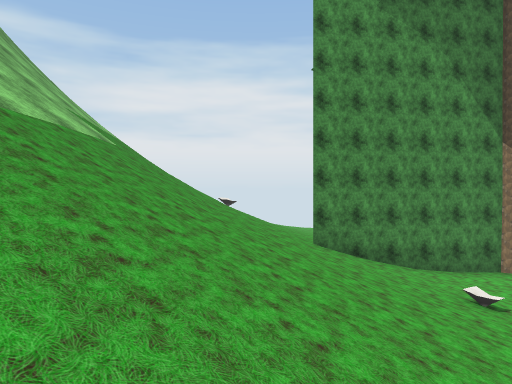
View 1 (above)

24 first-person views from a walk through a 3-D level made in the Unity game engine. The camera is 1.5 m above the floor, looks level and sees 70° across. The floor is counted in squares, 2 m on a side. Each view is taken from the middle of a square. On the plan, view 1 faces up. The plan holds only what a view shows up to about 11 squares ahead; the rest is blank. The place goes on beyond the plan. The player character is not drawn. Some animated figures are not drawn. Some surface patterns are stand-ins.

View 2
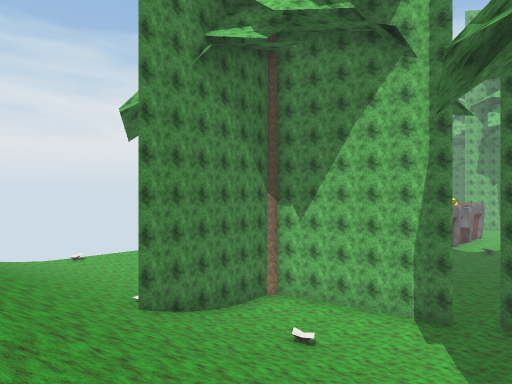

View 3
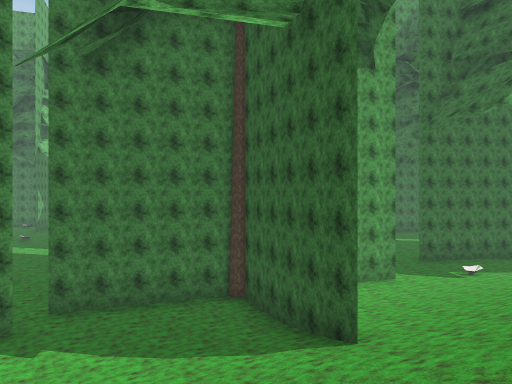

View 4
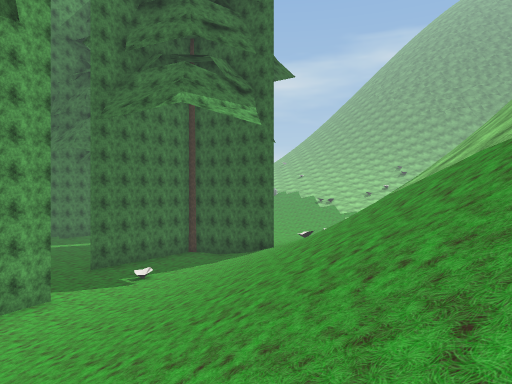

View 5
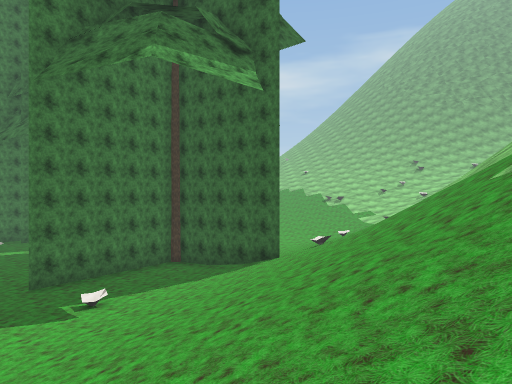

View 6
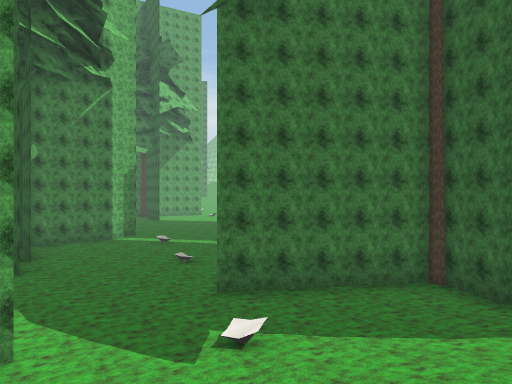

View 7
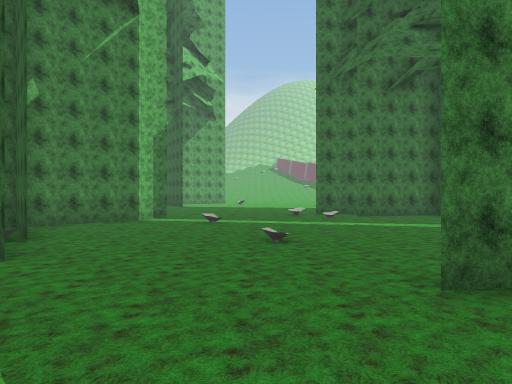

View 8
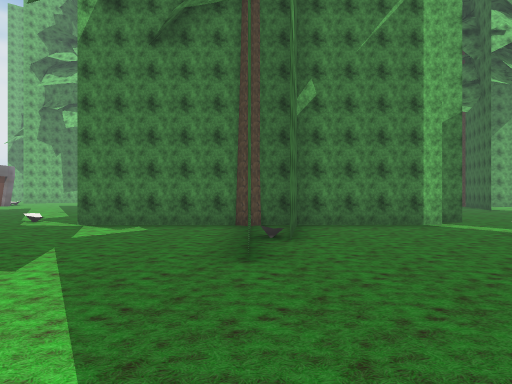

View 9
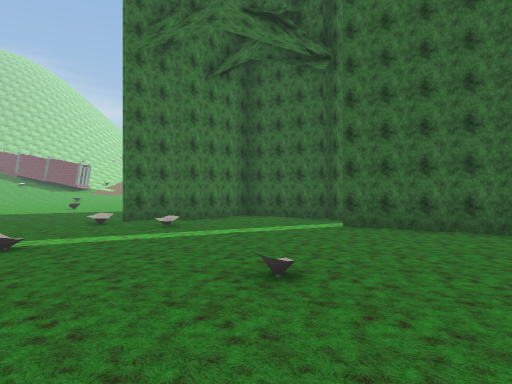

View 10
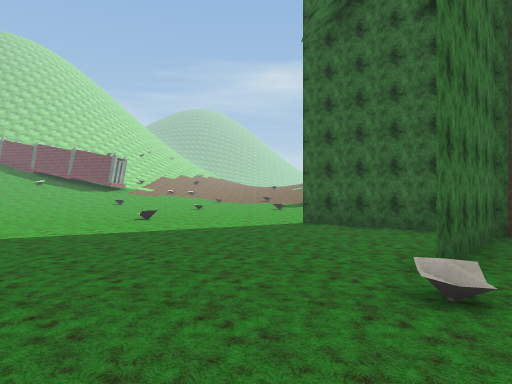

View 11
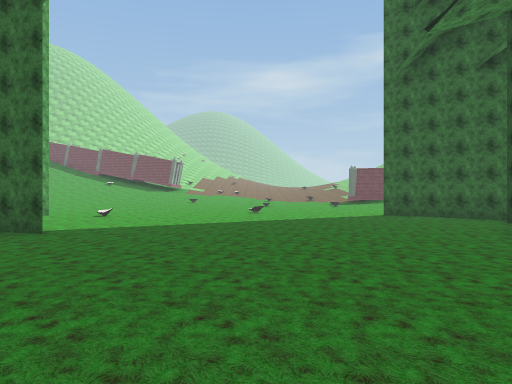

View 12
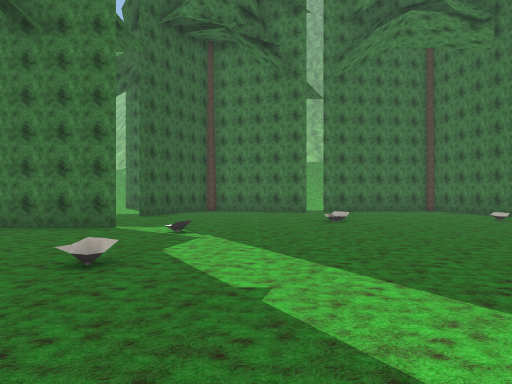

View 13
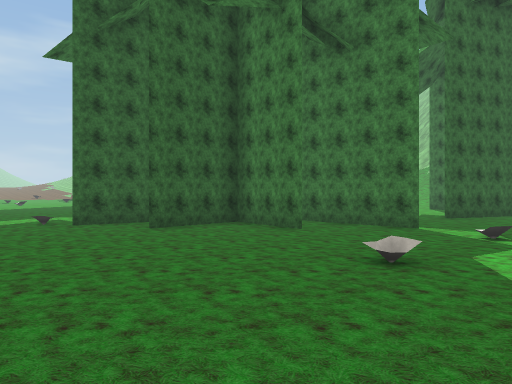

View 14
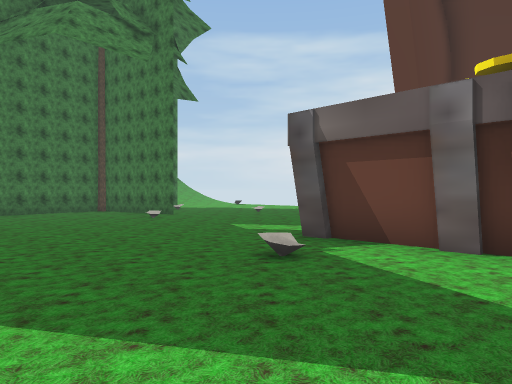

View 15
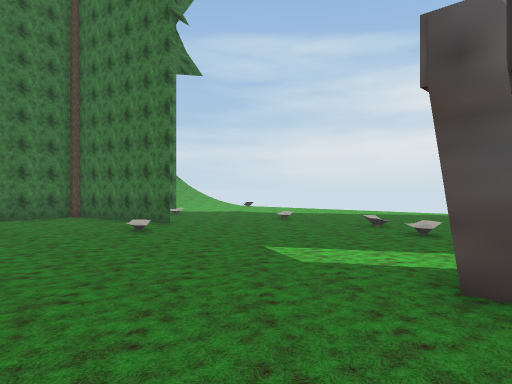

View 16
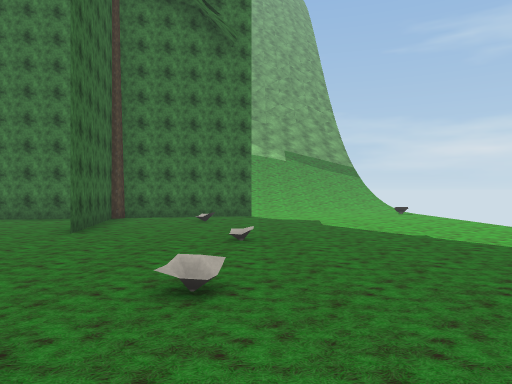

View 17
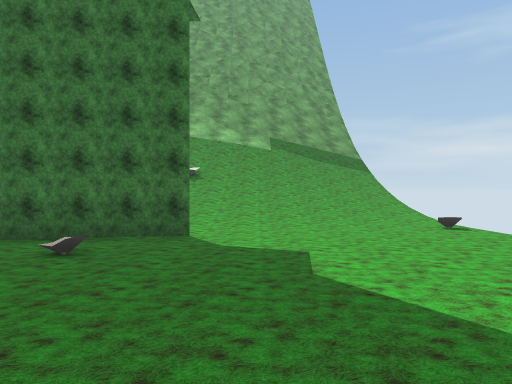

View 18
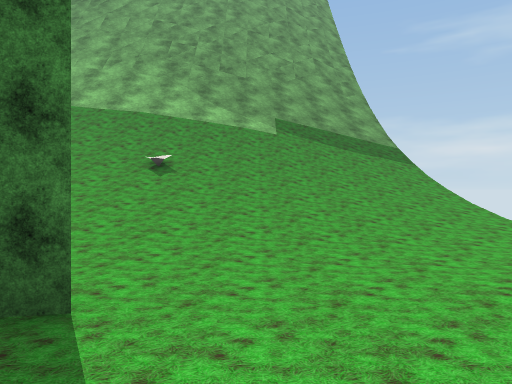

View 19
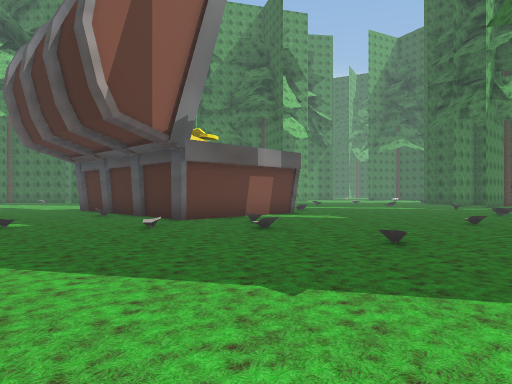

View 20
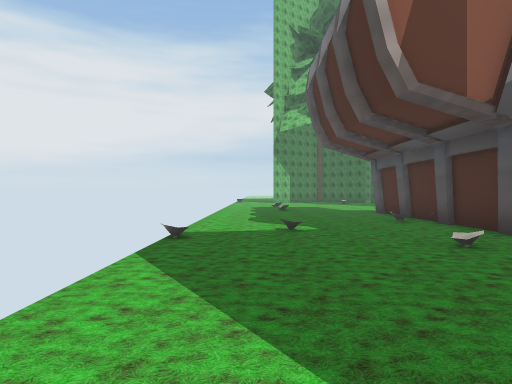

View 21
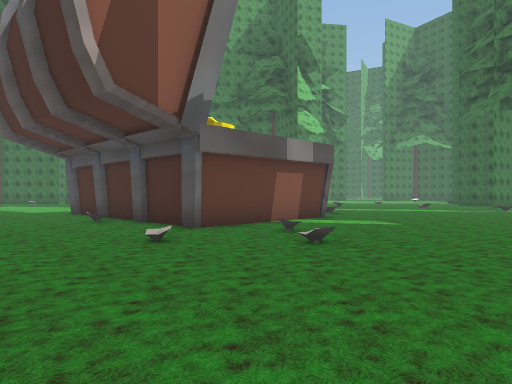

View 22
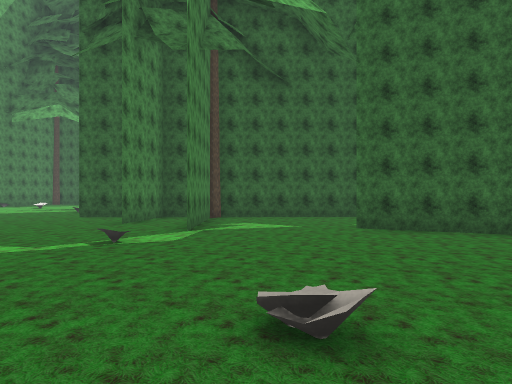

View 23
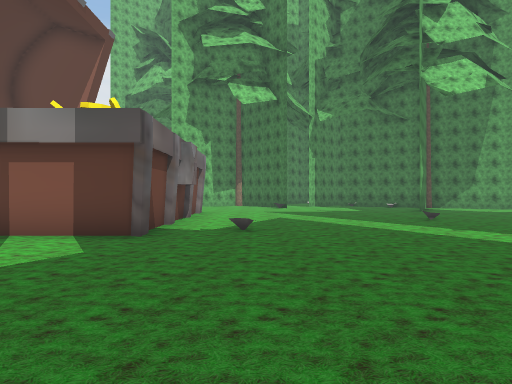

View 24
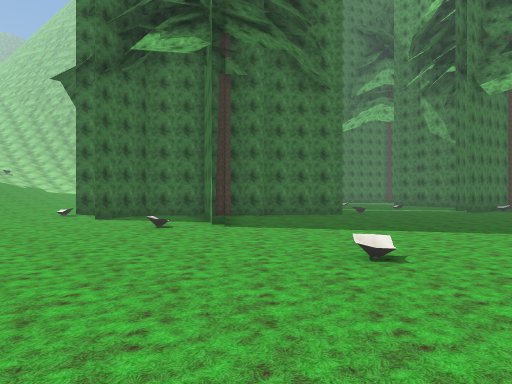

### Floor plan
Key: @ floor where view 1 was taken; # wall or solid block; . main floor; : floor 0.25 m higher than the main floor; / step, stairs or slope; = window, fence, low wall or low ledge; O other object.
Columns run from 4 left of view 1 to 21 right of it. Each row starts with its distance up from view 1.
 17 /////////.................
 16 ///////...................
 15 ///////...................
 14 ////////..................
 13 ////////...........:......
 12 ////////..................
 11 ///=////.#.#........######
 10 //////// #..........#
  9 ///////  #...O......#
  8 ////// ###O###......#
  7 //////O#:.#.........######
  6 /////////.#...............
  5 /////////.#...............
  4  ///////:.O...............
  3   //////:.................
  2   ///////. #..............
  1  /////O//.#...............
  0  ///@/#####............./.
 -1 //////// O# ..............
 -2 ////////   ##...#.........
 -3 ////////    ....#.......
 -4 ///////.# ......#.#.....
 -5 ///////.........#.#.....
 -6 ///////.....OO#######...
 -7 ///////.........# O##...
 -8 //////..O.......#   #O.
 -9  /////.##.......#  . ..
-10  //##.##......... .....
-11     ###..........O.....
-12      OO#..............
-13        ##..............
-14         #O...:..........
-15          O..............
-16          #...##........OOO
-17          ##.##...........
-18            OO............
-19             ##............
-20            ..##...........
-21           ##..#O.......
-22           .#..:....:....
-23         /:..............
-24         //:...........
-25              ........
-26                   .. .

Where each view was taken, in squares from view 1:
view 1: 0 up, 0 right, facing up
view 2: 1 up, 2 left, facing up-right
view 3: 5 up, 1 left, facing down-right
view 4: 3 up, 1 left, facing down
view 5: 0 up, 1 left, facing down
view 6: 4 down, 1 left, facing down-right
view 7: 5 down, 3 right, facing down-right
view 8: 6 down, 4 right, facing right
view 9: 6 down, 7 right, facing down
view 10: 12 down, 12 right, facing down
view 11: 9 down, 15 right, facing down
view 12: 1 up, 20 right, facing left
view 13: 1 up, 20 right, facing down-left
view 14: 2 up, 20 right, facing up-left
view 15: 4 up, 17 right, facing up-left
view 16: 12 up, 16 right, facing left
view 17: 13 up, 11 right, facing left
view 18: 13 up, 7 right, facing left
view 19: 17 up, 8 right, facing down-right
view 20: 16 up, 10 right, facing right
view 21: 16 up, 10 right, facing down-right
view 22: 5 up, 11 right, facing down
view 23: 5 up, 10 right, facing right
view 24: 26 down, 17 right, facing up-left
